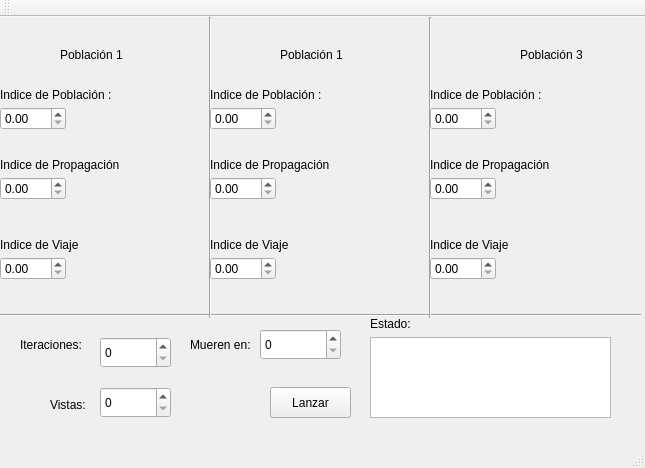
<?xml version="1.0" encoding="UTF-8"?>
<ui version="4.0">
 <class>MainWindow</class>
 <widget class="QMainWindow" name="MainWindow">
  <property name="geometry">
   <rect>
    <x>0</x>
    <y>0</y>
    <width>645</width>
    <height>468</height>
   </rect>
  </property>
  <property name="windowTitle">
   <string>MainWindow</string>
  </property>
  <widget class="QWidget" name="centralWidget">
   <widget class="QPushButton" name="pushButton">
    <property name="geometry">
     <rect>
      <x>270</x>
      <y>370</y>
      <width>81</width>
      <height>31</height>
     </rect>
    </property>
    <property name="text">
     <string>Lanzar</string>
    </property>
   </widget>
   <widget class="QLabel" name="label">
    <property name="geometry">
     <rect>
      <x>60</x>
      <y>30</y>
      <width>81</width>
      <height>16</height>
     </rect>
    </property>
    <property name="text">
     <string>Población 1</string>
    </property>
   </widget>
   <widget class="QLabel" name="label_2">
    <property name="geometry">
     <rect>
      <x>280</x>
      <y>30</y>
      <width>81</width>
      <height>16</height>
     </rect>
    </property>
    <property name="text">
     <string>Población 1</string>
    </property>
   </widget>
   <widget class="QLabel" name="label_3">
    <property name="geometry">
     <rect>
      <x>520</x>
      <y>30</y>
      <width>81</width>
      <height>16</height>
     </rect>
    </property>
    <property name="text">
     <string>Población 3</string>
    </property>
   </widget>
   <widget class="Line" name="line">
    <property name="geometry">
     <rect>
      <x>0</x>
      <y>290</y>
      <width>641</width>
      <height>16</height>
     </rect>
    </property>
    <property name="orientation">
     <enum>Qt::Horizontal</enum>
    </property>
   </widget>
   <widget class="Line" name="line_2">
    <property name="geometry">
     <rect>
      <x>200</x>
      <y>0</y>
      <width>20</width>
      <height>301</height>
     </rect>
    </property>
    <property name="orientation">
     <enum>Qt::Vertical</enum>
    </property>
   </widget>
   <widget class="Line" name="line_3">
    <property name="geometry">
     <rect>
      <x>420</x>
      <y>0</y>
      <width>20</width>
      <height>301</height>
     </rect>
    </property>
    <property name="orientation">
     <enum>Qt::Vertical</enum>
    </property>
   </widget>
   <widget class="QLabel" name="label_4">
    <property name="geometry">
     <rect>
      <x>0</x>
      <y>70</y>
      <width>131</width>
      <height>16</height>
     </rect>
    </property>
    <property name="text">
     <string>Indice de Población :</string>
    </property>
   </widget>
   <widget class="QLabel" name="label_5">
    <property name="geometry">
     <rect>
      <x>0</x>
      <y>140</y>
      <width>151</width>
      <height>16</height>
     </rect>
    </property>
    <property name="text">
     <string>Indice de Propagación</string>
    </property>
   </widget>
   <widget class="QLabel" name="label_6">
    <property name="geometry">
     <rect>
      <x>0</x>
      <y>220</y>
      <width>151</width>
      <height>16</height>
     </rect>
    </property>
    <property name="text">
     <string>Indice de Viaje</string>
    </property>
   </widget>
   <widget class="QDoubleSpinBox" name="ind_pobla1">
    <property name="geometry">
     <rect>
      <x>0</x>
      <y>90</y>
      <width>66</width>
      <height>23</height>
     </rect>
    </property>
   </widget>
   <widget class="QDoubleSpinBox" name="ind_propa1">
    <property name="geometry">
     <rect>
      <x>0</x>
      <y>160</y>
      <width>66</width>
      <height>23</height>
     </rect>
    </property>
   </widget>
   <widget class="QDoubleSpinBox" name="Indi_viaje1">
    <property name="geometry">
     <rect>
      <x>0</x>
      <y>240</y>
      <width>66</width>
      <height>23</height>
     </rect>
    </property>
   </widget>
   <widget class="QLabel" name="label_7">
    <property name="geometry">
     <rect>
      <x>210</x>
      <y>70</y>
      <width>131</width>
      <height>16</height>
     </rect>
    </property>
    <property name="text">
     <string>Indice de Población :</string>
    </property>
   </widget>
   <widget class="QDoubleSpinBox" name="ind_pobla2">
    <property name="geometry">
     <rect>
      <x>210</x>
      <y>90</y>
      <width>66</width>
      <height>23</height>
     </rect>
    </property>
   </widget>
   <widget class="QLabel" name="label_8">
    <property name="geometry">
     <rect>
      <x>210</x>
      <y>140</y>
      <width>151</width>
      <height>16</height>
     </rect>
    </property>
    <property name="text">
     <string>Indice de Propagación</string>
    </property>
   </widget>
   <widget class="QDoubleSpinBox" name="ind_propa2">
    <property name="geometry">
     <rect>
      <x>210</x>
      <y>160</y>
      <width>66</width>
      <height>23</height>
     </rect>
    </property>
   </widget>
   <widget class="QLabel" name="label_9">
    <property name="geometry">
     <rect>
      <x>210</x>
      <y>220</y>
      <width>151</width>
      <height>16</height>
     </rect>
    </property>
    <property name="text">
     <string>Indice de Viaje</string>
    </property>
   </widget>
   <widget class="QDoubleSpinBox" name="Indi_viaje2">
    <property name="geometry">
     <rect>
      <x>210</x>
      <y>240</y>
      <width>66</width>
      <height>23</height>
     </rect>
    </property>
   </widget>
   <widget class="QLabel" name="label_10">
    <property name="geometry">
     <rect>
      <x>430</x>
      <y>70</y>
      <width>131</width>
      <height>16</height>
     </rect>
    </property>
    <property name="text">
     <string>Indice de Población :</string>
    </property>
   </widget>
   <widget class="QDoubleSpinBox" name="ind_pobla3">
    <property name="geometry">
     <rect>
      <x>430</x>
      <y>90</y>
      <width>66</width>
      <height>23</height>
     </rect>
    </property>
   </widget>
   <widget class="QLabel" name="label_11">
    <property name="geometry">
     <rect>
      <x>430</x>
      <y>140</y>
      <width>151</width>
      <height>16</height>
     </rect>
    </property>
    <property name="text">
     <string>Indice de Propagación</string>
    </property>
   </widget>
   <widget class="QDoubleSpinBox" name="ind_propa3">
    <property name="geometry">
     <rect>
      <x>430</x>
      <y>160</y>
      <width>66</width>
      <height>23</height>
     </rect>
    </property>
   </widget>
   <widget class="QLabel" name="label_12">
    <property name="geometry">
     <rect>
      <x>430</x>
      <y>220</y>
      <width>151</width>
      <height>16</height>
     </rect>
    </property>
    <property name="text">
     <string>Indice de Viaje</string>
    </property>
   </widget>
   <widget class="QDoubleSpinBox" name="Indi_viaje3">
    <property name="geometry">
     <rect>
      <x>430</x>
      <y>240</y>
      <width>66</width>
      <height>23</height>
     </rect>
    </property>
   </widget>
   <widget class="QLabel" name="label_13">
    <property name="geometry">
     <rect>
      <x>370</x>
      <y>300</y>
      <width>59</width>
      <height>14</height>
     </rect>
    </property>
    <property name="text">
     <string>Estado:</string>
    </property>
   </widget>
   <widget class="QTextEdit" name="salidas">
    <property name="geometry">
     <rect>
      <x>370</x>
      <y>320</y>
      <width>241</width>
      <height>81</height>
     </rect>
    </property>
   </widget>
   <widget class="QSpinBox" name="spinIte">
    <property name="geometry">
     <rect>
      <x>100</x>
      <y>320</y>
      <width>71</width>
      <height>31</height>
     </rect>
    </property>
   </widget>
   <widget class="QLabel" name="label_14">
    <property name="geometry">
     <rect>
      <x>20</x>
      <y>320</y>
      <width>71</width>
      <height>16</height>
     </rect>
    </property>
    <property name="text">
     <string>Iteraciones:</string>
    </property>
   </widget>
   <widget class="QLabel" name="label_15">
    <property name="geometry">
     <rect>
      <x>50</x>
      <y>380</y>
      <width>41</width>
      <height>16</height>
     </rect>
    </property>
    <property name="text">
     <string>Vistas:</string>
    </property>
   </widget>
   <widget class="QSpinBox" name="spinVista">
    <property name="geometry">
     <rect>
      <x>100</x>
      <y>370</y>
      <width>71</width>
      <height>31</height>
     </rect>
    </property>
   </widget>
   <widget class="QLabel" name="label_16">
    <property name="geometry">
     <rect>
      <x>190</x>
      <y>320</y>
      <width>71</width>
      <height>16</height>
     </rect>
    </property>
    <property name="text">
     <string>Mueren en:</string>
    </property>
   </widget>
   <widget class="QSpinBox" name="spinMuerte">
    <property name="geometry">
     <rect>
      <x>260</x>
      <y>312</y>
      <width>81</width>
      <height>31</height>
     </rect>
    </property>
   </widget>
  </widget>
  <widget class="QMenuBar" name="menuBar">
   <property name="geometry">
    <rect>
     <x>0</x>
     <y>0</y>
     <width>645</width>
     <height>19</height>
    </rect>
   </property>
  </widget>
  <widget class="QToolBar" name="mainToolBar">
   <attribute name="toolBarArea">
    <enum>TopToolBarArea</enum>
   </attribute>
   <attribute name="toolBarBreak">
    <bool>false</bool>
   </attribute>
  </widget>
  <widget class="QStatusBar" name="statusBar"/>
 </widget>
 <layoutdefault spacing="6" margin="11"/>
 <resources/>
 <connections/>
</ui>
